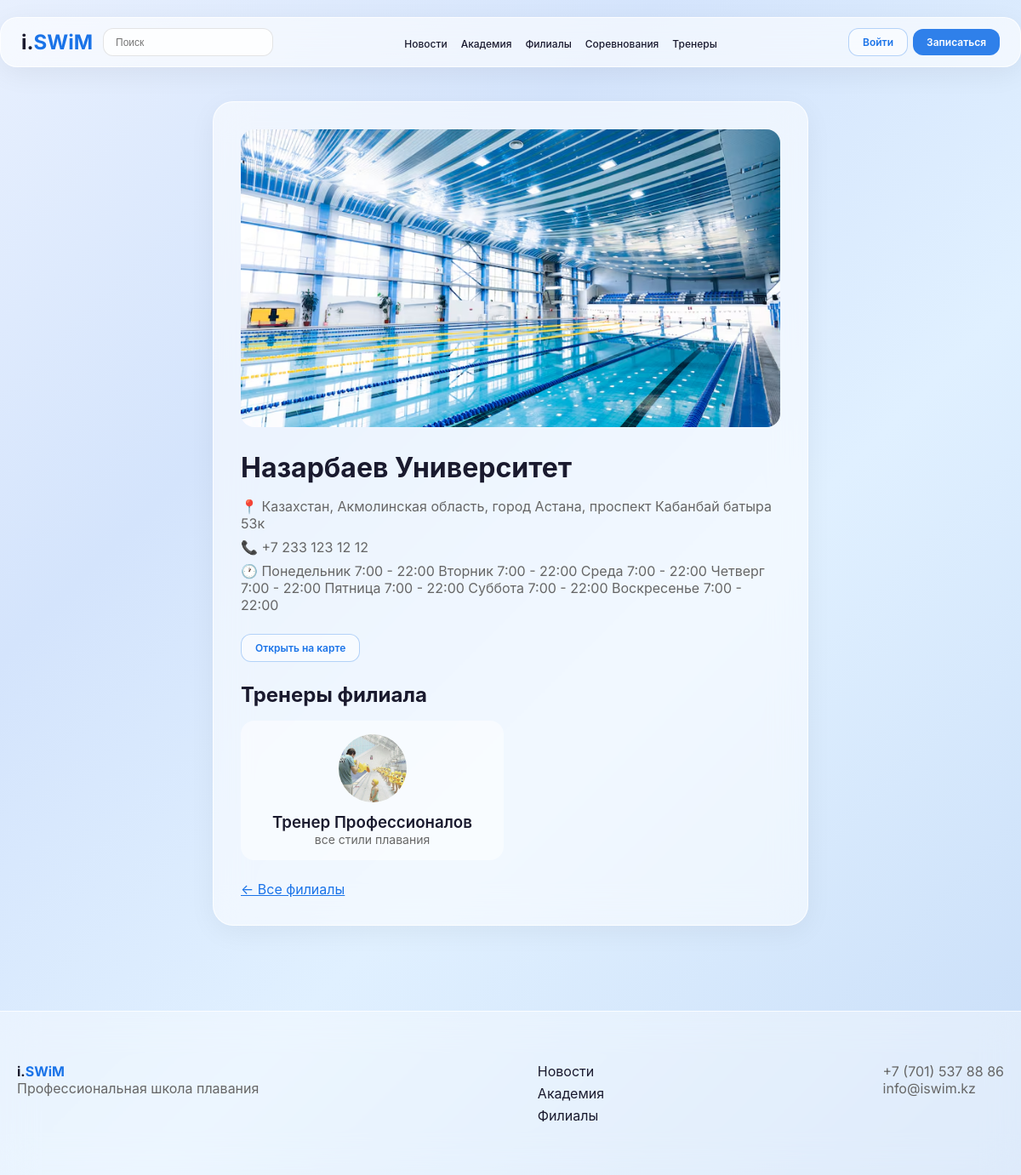
Page /branches/1/ on the committed database.
### branches/models.py (models this page shows, shortened)
class Branch(models.Model):
    name = models.CharField(max_length=200, verbose_name='Название')
    address = models.TextField(verbose_name='Адрес')
    map_link = models.URLField(blank=True, verbose_name='Ссылка на карту')
    photo = models.ImageField(upload_to='branches/', verbose_name='Фото')
    phone = models.CharField(max_length=20, verbose_name='Телефон')
    schedule = models.TextField(verbose_name='Расписание работы')
    is_active = models.BooleanField(default=True, verbose_name='Активен')
    class Meta:
        verbose_name = 'Филиал'
        verbose_name_plural = 'Филиалы'

### trainers/models.py (models this page shows, shortened)
class Trainer(models.Model):
    user = models.OneToOneField(User, on_delete=models.CASCADE, related_name='trainer_profile', verbose_name='Пользователь')
    bio = models.TextField(verbose_name='О себе')
    experience_years = models.PositiveIntegerField(verbose_name='Стаж (лет)')
    specialization = models.CharField(max_length=200, verbose_name='Специализация')
    photo = models.ImageField(upload_to='trainers/', verbose_name='Фото')
    branches = models.ManyToManyField(Branch, related_name='trainers', verbose_name='Филиалы')
    is_active = models.BooleanField(default=True, verbose_name='Активен')
    class Meta:
        verbose_name = 'Тренер'
        verbose_name_plural = 'Тренеры'

### users/models.py (models this page shows, shortened)
class User(AbstractUser):
    middle_name = models.CharField(max_length=50, blank=True, verbose_name='Отчество')
    phone = models.CharField(max_length=20, blank=True, verbose_name='Телефон')
    avatar = models.ImageField(upload_to='avatars/', blank=True, verbose_name='Аватар')
    class Meta:
        verbose_name = 'Пользователь'
        verbose_name_plural = 'Пользователи'

### branches/views.py (the view)
# urls.py: path('branches/<int:pk>/', BranchDetailView.as_view(), name='branch_detail'),
class BranchDetailView(DetailView):
    model = Branch
    template_name = 'branches/branch_detail.html'
    context_object_name = 'branch'

### branches/templates/branches/branch_detail.html
{% extends 'core/base.html' %}
{% block content %}
<div class="container">
    <div class="glass-card" style="max-width:700px;margin:0 auto;">
        {% if branch.photo %}
            <img src="{{ branch.photo.url }}" style="width:100%;max-height:350px;object-fit:cover;border-radius:16px;margin-bottom:24px;">
        {% endif %}
        <h1 style="font-weight:700;margin-bottom:16px;">{{ branch.name }}</h1>
        <p style="color:#666;font-size:16px;margin-bottom:8px;">📍 {{ branch.address }}</p>
        <p style="color:#666;font-size:16px;margin-bottom:8px;">📞 {{ branch.phone }}</p>
        <p style="color:#666;font-size:16px;margin-bottom:24px;">🕐 {{ branch.schedule }}</p>
        {% if branch.map_link %}
            <a href="{{ branch.map_link }}" target="_blank" class="btn-glass-outline" style="margin-bottom:24px;">Открыть на карте</a>
        {% endif %}
        <h2 style="font-weight:700;margin-bottom:16px;">Тренеры филиала</h2>
        <div style="display:grid;grid-template-columns:repeat(auto-fill,minmax(250px,1fr));gap:16px;">
            {% for trainer in branch.trainers.all %}
                <a href="{% url 'trainer_detail' trainer.pk %}" style="text-decoration:none;color:inherit;">
                    <div style="background:rgba(255,255,255,0.5);border-radius:16px;padding:16px;text-align:center;">
                        {% if trainer.photo %}
                            <img src="{{ trainer.photo.url }}" style="width:80px;height:80px;border-radius:50%;object-fit:cover;margin-bottom:8px;">
                        {% endif %}
                        <h3 style="font-weight:600;">{{ trainer.user.get_full_name }}</h3>
                        <p style="color:#666;font-size:14px;">{{ trainer.specialization }}</p>
                    </div>
                </a>
            {% empty %}
                <p style="color:#999;">Тренеры не добавлены</p>
            {% endfor %}
        </div>
        <p style="margin-top:24px;"><a href="{% url 'branch_list' %}" style="color:#1a73e8;">← Все филиалы</a></p>
    </div>
</div>
{% endblock %}

### core/templates/core/base.html (style rules this page uses)
* { margin: 0; padding: 0; box-sizing: border-box; }
body { font-family: 'Inter', -apple-system, BlinkMacSystemFont, sans-serif; background: linear-gradient(135deg, #e8f0fe 0%, #d4e4fc 30%, #e0f0ff 60%, #c8ddf8 100%); background-attachment: fixed; min-height: 100vh; color: #1a1a2e; }
.btn-glass, .btn-glass-outline { padding: 8px 16px; border-radius: 12px; font-weight: 600; font-size: 12px; cursor: pointer; text-decoration: none; display: inline-block; white-space: nowrap; }
.btn-glass-outline { background: rgba(255,255,255,0.5); border: 1px solid rgba(26,115,232,0.3); color: #1a73e8; }
.container { max-width: 1200px; margin: 0 auto; padding: 20px; }
.glass-card { background: rgba(255,255,255,0.55); backdrop-filter: blur(20px); border: 1px solid rgba(255,255,255,0.8); border-radius: 24px; padding: 32px; box-shadow: 0 8px 32px rgba(0,0,0,0.05); }

### rows in the picture
Branch: photo (picture), name "Назарбаев Университет", address "Казахстан, Акмолинская область, город Астана, проспект Кабанбай батыра 53к", phone "+7 233 123 12 12", schedule "Понедельник 7:00 - 22:00 Вторник 7:00 - 22:00 Среда 7:00 - 22:00 Четверг 7:00 - 22:00 Пятница 7:00 - 22:00 Суббота 7:00 - 22:00 Воскресенье 7:00 - 22:00"
Trainer: photo (picture), user.get_full_name "Тренер Профессионалов", specialization "все стили плавания"
